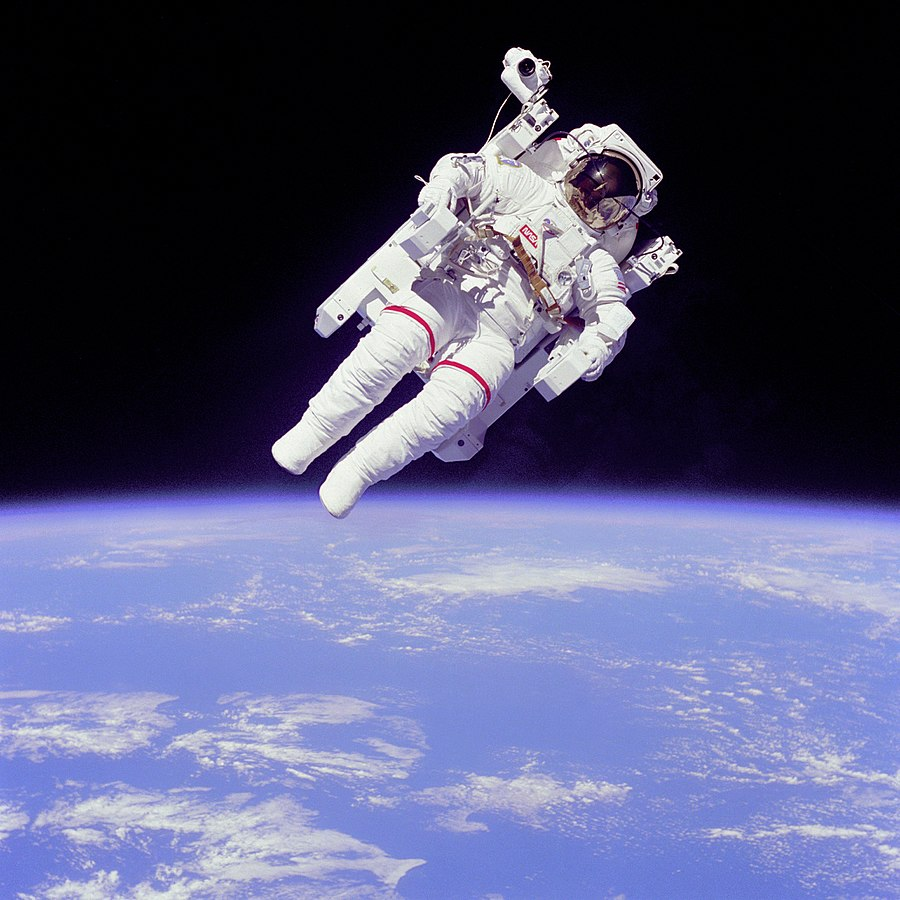
#> input picture image_analyse/900px-Astronaut-EVA.jpg, 900 x 900 px
$ python 'Rescaling pixel intensities.py'
#> lines starting #> are read from the running program, lines starting #| are printed output that depends on the picture
import matplotlib.pyplot as plt

# Load the image into an array: image
image = plt.imread('900px-Astronaut-EVA.jpg')
#> image is the input picture: shape (900, 900, 3); mean R, G, B 86.4, 88.5, 121.1

# Extract minimum and maximum values from the image: p_min, p_max
p_min, p_max = image.min(), image.max()
#> p_min = 0; p_max = 255
print("The smallest & largest pixel intensities are %d & %d." % (p_min, p_max))
#| The smallest & largest pixel intensities are 0 & 255.

# Rescale the pixels: rescaled_image
rescaled_image = 256 * (image - p_min) / (p_max - p_min)
print("The rescaled smallest & largest pixel intensities are %.1f & %.1f." %
      (rescaled_image.min(), rescaled_image.max()))
#| The rescaled smallest & largest pixel intensities are 0.0 & 256.0.

# Display the original image in the top subplot
plt.subplot(2, 1, 1)
plt.title('original image')
plt.axis('off')
plt.imshow(image)

# Display the rescaled image in the bottom subplot
plt.subplot(2, 1, 2)
plt.title('rescaled image')
plt.axis('off')
plt.imshow(rescaled_image)

plt.show()
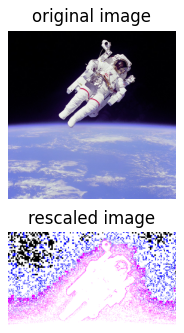
#> figure drawn by matplotlib, 2 panels
